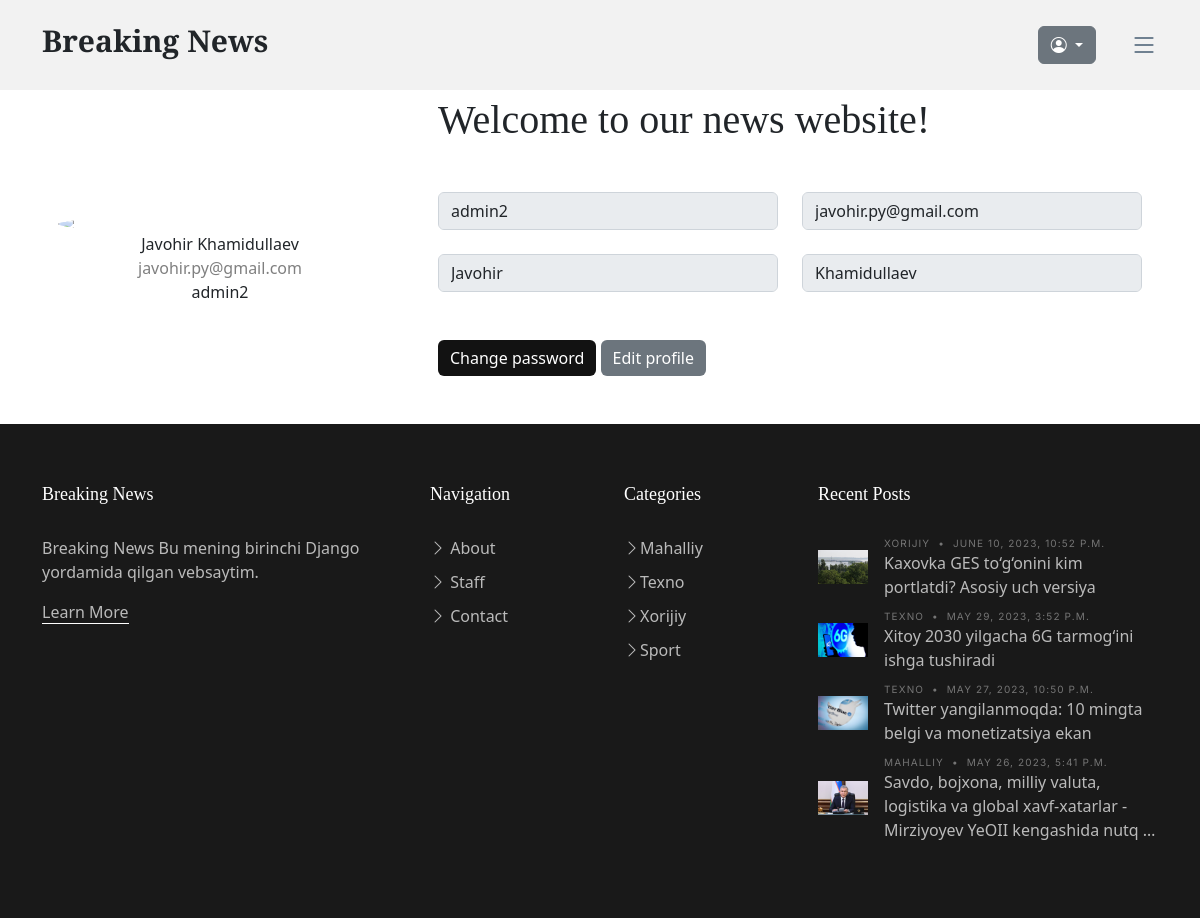
Screenshot of /profile/ (signed in) with the database file from the repository.
### news_app/models.py (models this page shows, shortened)
class News(models.Model):
    class Status(models.TextChoices):
        Draft = "DF", "Draft"
        Published = "PB", "Published"
    title = models.CharField(max_length=250)
    slug = models.SlugField(max_length=300)
    body = models.TextField()
    image = models.ImageField(upload_to="news/images")
    category = models.ForeignKey(Category, on_delete=models.CASCADE)
    published_time = models.DateTimeField(default=timezone.now)
    created_time = models.DateTimeField(auto_now_add=True)
    updated_time = models.DateTimeField(auto_now=True)
    status = models.CharField(
        max_length=2, choices=Status.choices, default=Status.Draft
    )
    objects = models.Manager()  # defauld manager
    published = PublishedManager()
    class Meta:
        ordering = ["-published_time"]

class Category(models.Model):
    name = models.CharField(max_length=150)
    def __str__(self):
        return self.name

### accounts/views.py (the view)
# urls.py: path("profile/", dashboard_view, name="profile_page"),
@login_required
def dashboard_view(request):
    user = request.user
    profile = Profile.objects.get(user=user)
    context = {
        "user": user,
        "profile": profile,
    }
    return render(request, "registration/profile.html", context)

### news_app/context_procesor.py (called while the page is built)
def top_news(request):
    categories = Category.objects.all()
    top_news = News.published.all().order_by("-published_time")[:4]
    context = {
        "top_news": top_news,
        "categories": categories,
    }
    return context

### news_app/models.py (called while the page is built)
    def get_queryset(self):
        return super().get_queryset().filter(status=News.Status.Published)

### templates/registration/profile.html (shortened to what this page needs)
{% extends 'news/base.html' %}
{% load static %}
{% block content %}
  <div class="container rounded bg-white mt-5">
    <div class="row align-items-center">
      <div class="col-md-4 border-right">
        <div class="d-flex flex-column align-items-center text-center p-3 py-5">
          <img class="rounded-circle mt-5" src="https://rutensil.com/uploads/egiocMMHeJxW8ZDVer7lMv-xw7ReN-vH.jpeg" width="90">
          <span class="font-weight-bold">{{ user.first_name }} {{ user.last_name }}</span>
          <span class="text-black-50">{{ user.email }}</span>
          <span>{{ user.username }}</span>
        </div>
      </div>
      <div class="col-md-8">
        <div class="p-3 py-5">
          <div class="d-flex justify-content-between align-items-center mb-3">
            <h1>Welcome to our news website!</h1>
          </div>
          <div class="row mt-3">
            <div class="col-md-6 mt-4">
              <input type="text" name="username" class="form-control" placeholder="Username" value="{{ user.username }}" disabled>
            </div>
            <div class="col-md-6 mt-4">
              <input ype="text" name="forst_name" class="form-control" placeholder="Email" value="{{ user.email }}" disabled>
            </div>
            <div class="col-md-6 mt-4">
              <input type="text" name="forst_name" class="form-control" placeholder="first name" value="{{ user.first_name }}" disabled>
            </div>
            <div class="col-md-6 mt-4">
              <input type="text" name="last_name" class="form-control" placeholder="last name" value="{{ user.last_name }}" disabled>
            </div>
          </div>
          <div class="mt-5 text-right">
            <a href="{% url 'password_change' %}" class="btn btn-primary profile-button" type="button">Change password</a>
            <a href="{% url 'edit_profile_page' %}" class="btn text-white profile-button" type="button" style="background-color: #6c757d">Edit profile</a>
          </div>
        </div>
      </div>
    </div>
  </div>
{% endblock content %}

### templates/news/base.html (shortened to what this page needs)
{% load static %}
<!DOCTYPE html>
<html lang="en">
<head>
  <link href="{% static 'vendor/bootstrap/css/bootstrap.min.css' %}" rel="stylesheet">
  <link href="{% static 'vendor/bootstrap-icons/bootstrap-icons.css' %}" rel="stylesheet">
  <link href="{% static 'vendor/swiper/swiper-bundle.min.css' %}" rel="stylesheet">
  <link href="{% static 'vendor/glightbox/css/glightbox.min.css' %}" rel="stylesheet">
  <link href="{% static 'vendor/aos/aos.css' %}" rel="stylesheet">
  <link href="{% static 'css/variables.css' %}" rel="stylesheet">
  <link href="{% static 'css/main.css' %}" rel="stylesheet">
  <link href="{% static 'css/404-page.css' %}" rel="stylesheet">
  <link href="{% static 'css/register.css' %}" rel="stylesheet">
</head>
<body>
  <header id="header" class="header d-flex align-items-center fixed-top">
    <div class="container-fluid container-xl d-flex align-items-center justify-content-between">
      <a href="{% url 'home_page' %}" class="logo d-flex align-items-center">
        <h1>Breaking News</h1>
      </a>
      <div class="position-relative d-flex align-items-center">
        <div class="d-flex align-items-center">
          <div class="dropdown me-1" style="padding: 10px 0 10px 30px;">
            <button type="button" class="btn btn-secondary dropdown-toggle" data-bs-toggle="dropdown" aria-expanded="false" data-bs-offset="10,20">
              <i class="bi bi-person-circle"></i>
            </button>
          </div>
          <i class="bi bi-list mobile-nav-toggle" style="padding-left:30px"></i>
        </div>
      </div>
    </div>
  </header>
  {% block content %}
  {% endblock content %}
  <footer id="footer" class="footer">
    <div class="footer-content">
      <div class="container">
        <div class="row g-5">
          <div class="col-lg-4">
            <h3 class="footer-heading">Breaking News</h3>
            <p>Breaking News Bu mening birinchi Django yordamida qilgan vebsaytim.</p>
            <p><a href="{% url 'about_page' %}" class="footer-link-more">Learn More</a></p>
          </div>
          <div class="col-6 col-lg-2">
            <h3 class="footer-heading">Navigation</h3>
            <ul class="footer-links list-unstyled">
              <li><a href="{% url 'about_page' %}"><i class="bi bi-chevron-right"></i> About</a></li>
              <li><a href="{% url 'staff_page' %}"><i class="bi bi-chevron-right"></i> Staff</a></li>
              <li><a href="{% url 'contact_page' %}"><i class="bi bi-chevron-right"></i> Contact</a></li>
            </ul>
          </div>
          <div class="col-6 col-lg-2">
            <h3 class="footer-heading">Categories</h3>
            <ul class="footer-links list-unstyled">
              <li>
                <a href="{% url 'local_news_page' %}">
                  <i class="bi bi-chevron-right"></i>Mahalliy
                </a>
              </li>
              <li>
                <a href="{% url 'texno_news_page' %}">
                  <i class="bi bi-chevron-right"></i>Texno
                </a>
              </li>
              <li>
                <a href="{% url 'foreign_news_page' %}">
                  <i class="bi bi-chevron-right"></i>Xorijiy
                </a>
              </li>
              <li>
                <a href="{% url 'sport_news_page' %}">
                  <i class="bi bi-chevron-right"></i>Sport
                </a>
              </li>
            </ul>
          </div>
          <div class="col-lg-4">
            <h3 class="footer-heading">Recent Posts</h3>
            <ul class="footer-links footer-blog-entry list-unstyled">
              {% for news in top_news %}
              <li>
                <a href="{% url 'detail_page' news.pk %}" class="d-flex align-items-center">
                  <img src="{{ news.image.url }}" alt="" class="img-fluid me-3">
                  <div>
                    <div class="post-meta d-block"><span class="date">{{ news.category }}</span> <span class="mx-1">&bullet;</span>
                      <span>{{ news.published_time }}</span>
                    </div>
                    <span>{{ news.title | truncatewords:13 }}</span>
                  </div>
                </a>
              </li>
              {% endfor %}
            </ul>
          </div>
        </div>
      </div>
    </div>
  </footer>
</body>
</html>

### static/css/variables.css (style rules this page uses)
:root { --font-default: 'EB Garamond', system-ui, -apple-system, "Segoe UI", Roboto, "Helvetica Neue", Arial, "Noto Sans", "Liberation Sans", sans-serif, "Apple Color Emoji", "Segoe UI Emoji", "Segoe UI Symbol", "Noto Color Emoji"; --font-primary: 'EB Garamond', serif; --font-secondary: 'Inter', sans-serif; --color-default: #212529; --color-default-rgb: 33, 37, 41; --color-links: #212529; --color-links-hover: #15171a; --color-primary: #212529; --color-primary-light: #26282c; --color-primary-dark: #0b0c0e; --color-primary-rgb: 33, 37, 41; --color-primary-light-rgb: 38, 40, 44; --color-primary-dark-rgb: 11, 12, 14; --color-secondary: #596d80; --color-secondary-light: #8498aa; --color-secondary-dark: #404f5c; --color-secondary-rgb: 89, 109, 128; --color-secondary-light-rgb: 132, 152, 170; --color-secondary-dark-rgb: 64, 79, 92; --color-blue: #0d6efd; --color-blue-rgb: 13, 110, 253; --color-indigo: #6610f2; --color-indigo-rgb: 102, 16, 242; --color-purple: #6f42c1; --color-purple-rgb: 111, 66, 193; --color-pink: #f3268c; --color-pink-rgb: 243, 38, 140; --color-red: #df1529; --color-red-rgb: 223, 21, 4; --color-orange: #fd7e14; --color-orange-rgb: 253, 126, 20; --color-yellow: #ffc107; --color-yellow-rgb: 255, 193, 7; --color-green: #059652; --color-green-rgb: 5, 150, 82; --color-teal: #20c997; --color-teal-rgb: 32, 201, 151; --color-cyan: #0dcaf0; --color-cyan-rgb: 13, 202, 240; --color-white: #ffffff; --color-white-rgb: 255, 255, 255; --color-gray: #6c757d; --color-gray-rgb: 108, 117, 125; --color-black: #000000; --color-black-rgb: 0, 0, 0; }
:root { --bs-blue: var(--color-blue); --bs-indigo: var(--color-indigo); --bs-purple: var(--color-purple); --bs-pink: var(--color-pink); --bs-red: var(--color-red); --bs-orange: var(--color-orange); --bs-yellow: var(--color-yellow); --bs-green: var(--color-green); --bs-teal: var(--color-teal); --bs-cyan: var(--color-cyan); --bs-white: var(--color-white); --bs-gray: var(--color-gray); --bs-gray-dark: #343a40; --bs-gray-100: #f8f9fa; --bs-gray-200: #e9ecef; --bs-gray-300: #dee2e6; --bs-gray-400: #ced4da; --bs-gray-500: #adb5bd; --bs-gray-600: #6c757d; --bs-gray-700: #495057; --bs-gray-800: #343a40; --bs-gray-900: #212529; --bs-primary: var(--color-blue); --bs-secondary: var(--color-blue); --bs-success: #198754; --bs-info: #0dcaf0; --bs-warning: #ffc107; --bs-danger: #dc3545; --bs-light: #f8f9fa; --bs-dark: #212529; --bs-primary-rgb: var(--color-primary-rgb); --bs-secondary-rgb: var(--color-secondary-rgb); --bs-success-rgb: 25, 135, 84; --bs-info-rgb: 13, 202, 240; --bs-warning-rgb: 255, 193, 7; --bs-danger-rgb: 220, 53, 69; --bs-light-rgb: 248, 249, 250; --bs-dark-rgb: 33, 37, 41; --bs-white-rgb: var(--color-white-rgb); --bs-black-rgb: var(--color-black-rgb); --bs-body-color-rgb: var(--color-default-rgb); --bs-body-bg-rgb: 255, 255, 255; --bs-font-sans-serif: var(--font-default); --bs-font-monospace: SFMono-Regular, Menlo, Monaco, Consolas, "Liberation Mono", "Courier New", monospace; --bs-gradient: linear-gradient(180deg, rgba(255, 255, 255, 0.15), rgba(255, 255, 255, 0)); --bs-body-font-family: var(--font-default); --bs-body-font-size: 1rem; --bs-body-font-weight: 400; --bs-body-line-height: 1.5; --bs-body-color: var(--color-default); --bs-body-bg: #fff; }
.bg-white { background-color: var(--color-white) !important; }

### static/css/404-page.css (style rules this page uses)
a { text-decoration: none; }

### static/css/register.css (style rules this page uses)
:root { --color-white: #fff; --color-light: #f1f5f9; --color-black: #121212; --color-night: #001632; --color-red: #f44336; --color-yellow: #6cf436; --color-blue: #1a73e8; --color-gray: #80868b; --color-grayish: #dadce0; --shadow-normal: 0 1px 3px 0 rgba(0, 0, 0, 0.1), 0 1px 2px 0 rgba(0, 0, 0, 0.06); --shadow-medium: 0 4px 6px -1px rgba(0, 0, 0, 0.1), 0 2px 4px -1px rgba(0, 0, 0, 0.06); --shadow-large: 0 10px 15px -3px rgba(0, 0, 0, 0.1), 0 4px 6px -2px rgba(0, 0, 0, 0.05); }
.login a, button { font-family: inherit; font-size: inherit; line-height: inherit; cursor: pointer; border: none; outline: none; text-decoration: none; }
.login, img { display: block; width: 100%; height: auto; object-fit: cover; }
.profile-button { background: #BA68C8; box-shadow: none; border: none; }

### rows the page displays
News: image (picture), category "XORIJIY", published_time "JUNE 10, 2023, 10:52 P.M.", title "Kaxovka GES to‘g‘onini kim portlatdi? Asosiy uch versiya"
News: image (picture), category "TEXNO", published_time "MAY 29, 2023, 3:52 P.M.", title "Xitoy 2030 yilgacha 6G tarmog‘ini ishga tushiradi"
News: image (picture), category "TEXNO", published_time "MAY 27, 2023, 10:50 P.M.", title "Twitter yangilanmoqda: 10 mingta belgi va monetizatsiya ekan"
News: image (picture), category "MAHALLIY", published_time "MAY 26, 2023, 5:41 P.M.", title "Savdo, bojxona, milliy valuta, logistika va global xavf-xatarlar - Mirziyoyev YeOII kengashida nutq …"

### other values shown
{{ user.first_name }} "Javohir"
{{ user.last_name }} "Khamidullaev"
{{ user.email }} "javohir.py@gmail.com"
{{ user.username }} "admin2"
